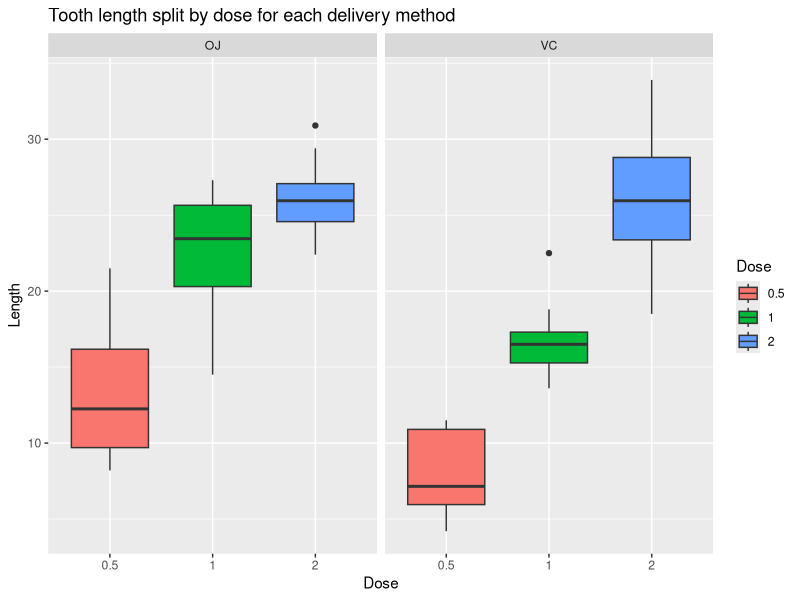

This figure's R source: (Note: this script raises an error after producing the figure.)
## ---- chunk 1
suppressMessages(library(ggplot2))
suppressMessages(library(dplyr))
## ---- chunk 2
data(ToothGrowth)
tg <- tbl_df(ToothGrowth)
tg <- group_by(tg, supp, dose)
## ---- chunk 3
summary(tg)
## ---- chunk 4
ggplot(ToothGrowth, aes(x=factor(dose),
                    y=len,
                    fill=factor(dose))) +
    geom_boxplot(notch=F) + 
    facet_grid(.~supp) +
    ggtitle("Tooth length split by dose for each delivery method") +
    xlab("Dose") +
    ylab("Length") +
    scale_fill_discrete(name="Dose")

# Text summary of the means by supp and dose.
summarise_each(tg, funs(mean))

# Text summary of the total growth (len) by supp.
summarise_each(select(group_by(tg, supp), supp, len), funs(sum))
## ---- chunk 5
t.test(len ~ supp, 
       data = filter(tg), 
       paired = FALSE, 
       var.equal = TRUE, 
       alternative = "two.sided")
## ---- chunk 6
t.test(len ~ supp, 
       data = filter(tg, dose == 0.5), 
       paired = FALSE, 
       var.equal = TRUE, 
       alternative = "two.sided")
## ---- chunk 7
t.test(len ~ supp, 
       data = filter(tg, dose == 1.0), 
       paired = FALSE, 
       var.equal = TRUE, 
       alternative = "two.sided")
## ---- chunk 8
t.test(len ~ supp, 
       data = filter(tg, dose == 2.0), 
       paired = FALSE, 
       var.equal = TRUE, 
       alternative = "two.sided")
